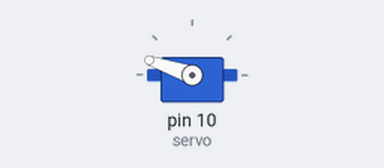
This sketch was run on a simulated Arduino Uno, built with avr-gcc and run on an emulated ATmega328P. Shown: servo. Wiring (inferred from the names in the program): servo: signal pin 10. Servo pulses on a pin are drawn as a servo (544–2400 µs = 0–180°).

Above: at 0.05 s.
At 4.5 s:
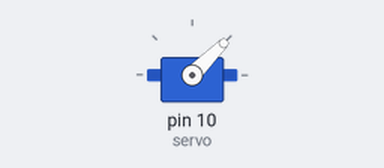
At 9.0 s:
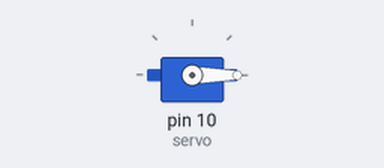
Timing chart, 0 to 11.8 s (numbered marks = the images above):
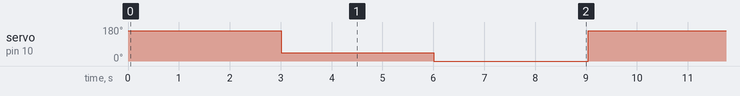

Measured:
- by itself, servo on pin 10 (servo): repeats every 9.0 s: 0° 3.0 s, 161° 3.0 s, 45° 3.0 s

The sketch:

servobasico.ino
```cpp
int const servo = 10;
void setup() {
 pinMode (servo, OUTPUT);
}

void loop() {

 //  {==[=======> (180°) <=======]==}
 for (int Hz =0; Hz < 50 ;Hz++){      // repetimos la instruccion 50 veces
digitalWrite (servo,HIGH);
delayMicroseconds(2200);               // llevamos a 180°
digitalWrite (servo,LOW);
delay(18);
 }
delay(2000);                          // retardo

// {==[=======> (90°) <=======]==}
 for (int Hz =0; Hz < 50 ;Hz++){     // repetimos la instruccion 50 veces
digitalWrite (servo,HIGH);
delayMicroseconds(1000);                // llevamos a 90°
digitalWrite (servo,LOW);
delay(19);
 }
delay(2000);

// {==[=======> (0°) <=======]==}
 for (int Hz =0; Hz < 50 ;Hz++){      // repetimos la instruccion 50 veces
digitalWrite (servo,HIGH);
delayMicroseconds(544);                // llevamos a 0°
digitalWrite (servo,LOW);
delay(20);
 }
 delay(2000);
}
```
